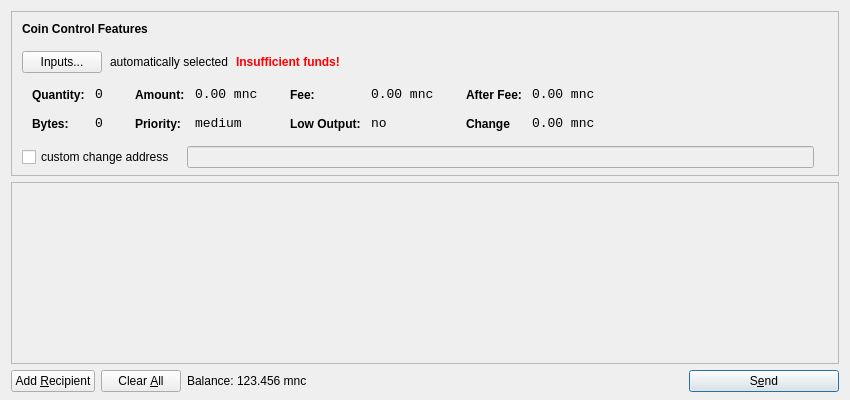
<?xml version="1.0" encoding="UTF-8"?>
<ui version="4.0">
 <class>SendCoinsDialog</class>
 <widget class="QDialog" name="SendCoinsDialog">
  <property name="geometry">
   <rect>
    <x>0</x>
    <y>0</y>
    <width>850</width>
    <height>400</height>
   </rect>
  </property>
  <property name="windowTitle">
   <string>Send Coins</string>
  </property>
  <layout class="QVBoxLayout" name="verticalLayout" stretch="0,1,0">
   <property name="bottomMargin">
    <number>8</number>
   </property>
   <item>
    <widget class="QFrame" name="frameCoinControl">
     <property name="sizePolicy">
      <sizepolicy hsizetype="Expanding" vsizetype="Expanding">
       <horstretch>0</horstretch>
       <verstretch>0</verstretch>
      </sizepolicy>
     </property>
     <property name="maximumSize">
      <size>
       <width>16777215</width>
       <height>16777215</height>
      </size>
     </property>
     <property name="frameShape">
      <enum>QFrame::StyledPanel</enum>
     </property>
     <property name="frameShadow">
      <enum>QFrame::Sunken</enum>
     </property>
     <layout class="QVBoxLayout" name="verticalLayoutCoinControl2">
      <property name="spacing">
       <number>-1</number>
      </property>
      <property name="leftMargin">
       <number>0</number>
      </property>
      <property name="topMargin">
       <number>0</number>
      </property>
      <property name="rightMargin">
       <number>0</number>
      </property>
      <property name="bottomMargin">
       <number>6</number>
      </property>
      <item>
       <layout class="QVBoxLayout" name="verticalLayoutCoinControl" stretch="0,0,0,0,1">
        <property name="spacing">
         <number>0</number>
        </property>
        <property name="leftMargin">
         <number>10</number>
        </property>
        <property name="topMargin">
         <number>10</number>
        </property>
        <item>
         <layout class="QHBoxLayout" name="horizontalLayoutCoinControl1">
          <property name="bottomMargin">
           <number>15</number>
          </property>
          <item>
           <widget class="QLabel" name="labelCoinControlFeatures">
            <property name="sizePolicy">
             <sizepolicy hsizetype="Preferred" vsizetype="Maximum">
              <horstretch>0</horstretch>
              <verstretch>0</verstretch>
             </sizepolicy>
            </property>
            <property name="font">
             <font>
              <weight>75</weight>
              <bold>true</bold>
             </font>
            </property>
            <property name="styleSheet">
             <string notr="true">font-weight:bold;</string>
            </property>
            <property name="text">
             <string>Coin Control Features</string>
            </property>
           </widget>
          </item>
         </layout>
        </item>
        <item>
         <layout class="QHBoxLayout" name="horizontalLayoutCoinControl2" stretch="0,0,0,0">
          <property name="spacing">
           <number>8</number>
          </property>
          <property name="bottomMargin">
           <number>10</number>
          </property>
          <item>
           <widget class="QPushButton" name="pushButtonCoinControl">
            <property name="styleSheet">
             <string notr="true"/>
            </property>
            <property name="text">
             <string>Inputs...</string>
            </property>
           </widget>
          </item>
          <item>
           <widget class="QLabel" name="labelCoinControlAutomaticallySelected">
            <property name="text">
             <string>automatically selected</string>
            </property>
            <property name="margin">
             <number>5</number>
            </property>
           </widget>
          </item>
          <item>
           <widget class="QLabel" name="labelCoinControlInsuffFunds">
            <property name="font">
             <font>
              <weight>75</weight>
              <bold>true</bold>
             </font>
            </property>
            <property name="styleSheet">
             <string notr="true">color:red;font-weight:bold;</string>
            </property>
            <property name="text">
             <string>Insufficient funds!</string>
            </property>
            <property name="margin">
             <number>5</number>
            </property>
           </widget>
          </item>
          <item>
           <spacer name="horizontalSpacerCoinControl">
            <property name="orientation">
             <enum>Qt::Horizontal</enum>
            </property>
            <property name="sizeHint" stdset="0">
             <size>
              <width>40</width>
              <height>1</height>
             </size>
            </property>
           </spacer>
          </item>
         </layout>
        </item>
        <item>
         <widget class="QWidget" name="widgetCoinControl" native="true">
          <property name="sizePolicy">
           <sizepolicy hsizetype="Preferred" vsizetype="Preferred">
            <horstretch>0</horstretch>
            <verstretch>0</verstretch>
           </sizepolicy>
          </property>
          <property name="minimumSize">
           <size>
            <width>0</width>
            <height>0</height>
           </size>
          </property>
          <property name="styleSheet">
           <string notr="true"/>
          </property>
          <layout class="QHBoxLayout" name="horizontalLayoutCoinControl5">
           <property name="margin">
            <number>0</number>
           </property>
           <item>
            <layout class="QHBoxLayout" name="horizontalLayoutCoinControl3" stretch="0,0,0,1">
             <property name="spacing">
              <number>20</number>
             </property>
             <property name="topMargin">
              <number>0</number>
             </property>
             <property name="bottomMargin">
              <number>10</number>
             </property>
             <item>
              <layout class="QFormLayout" name="formLayoutCoinControl1">
               <property name="horizontalSpacing">
                <number>10</number>
               </property>
               <property name="verticalSpacing">
                <number>14</number>
               </property>
               <property name="leftMargin">
                <number>10</number>
               </property>
               <property name="topMargin">
                <number>4</number>
               </property>
               <property name="rightMargin">
                <number>6</number>
               </property>
               <item row="0" column="0">
                <widget class="QLabel" name="labelCoinControlQuantityText">
                 <property name="styleSheet">
                  <string notr="true">font-weight:bold;</string>
                 </property>
                 <property name="text">
                  <string>Quantity:</string>
                 </property>
                 <property name="margin">
                  <number>0</number>
                 </property>
                </widget>
               </item>
               <item row="0" column="1">
                <widget class="QLabel" name="labelCoinControlQuantity">
                 <property name="font">
                  <font>
                   <family>Monospace</family>
                   <pointsize>10</pointsize>
                  </font>
                 </property>
                 <property name="cursor">
                  <cursorShape>IBeamCursor</cursorShape>
                 </property>
                 <property name="contextMenuPolicy">
                  <enum>Qt::ActionsContextMenu</enum>
                 </property>
                 <property name="text">
                  <string>0</string>
                 </property>
                 <property name="margin">
                  <number>0</number>
                 </property>
                 <property name="textInteractionFlags">
                  <set>Qt::LinksAccessibleByMouse|Qt::TextSelectableByKeyboard|Qt::TextSelectableByMouse</set>
                 </property>
                </widget>
               </item>
               <item row="1" column="0">
                <widget class="QLabel" name="labelCoinControlBytesText">
                 <property name="styleSheet">
                  <string notr="true">font-weight:bold;</string>
                 </property>
                 <property name="text">
                  <string>Bytes:</string>
                 </property>
                </widget>
               </item>
               <item row="1" column="1">
                <widget class="QLabel" name="labelCoinControlBytes">
                 <property name="font">
                  <font>
                   <family>Monospace</family>
                   <pointsize>10</pointsize>
                  </font>
                 </property>
                 <property name="cursor">
                  <cursorShape>IBeamCursor</cursorShape>
                 </property>
                 <property name="contextMenuPolicy">
                  <enum>Qt::ActionsContextMenu</enum>
                 </property>
                 <property name="text">
                  <string>0</string>
                 </property>
                 <property name="textInteractionFlags">
                  <set>Qt::LinksAccessibleByMouse|Qt::TextSelectableByKeyboard|Qt::TextSelectableByMouse</set>
                 </property>
                </widget>
               </item>
              </layout>
             </item>
             <item>
              <layout class="QFormLayout" name="formLayoutCoinControl2">
               <property name="horizontalSpacing">
                <number>10</number>
               </property>
               <property name="verticalSpacing">
                <number>14</number>
               </property>
               <property name="leftMargin">
                <number>6</number>
               </property>
               <property name="topMargin">
                <number>4</number>
               </property>
               <property name="rightMargin">
                <number>6</number>
               </property>
               <item row="0" column="0">
                <widget class="QLabel" name="labelCoinControlAmountText">
                 <property name="styleSheet">
                  <string notr="true">font-weight:bold;</string>
                 </property>
                 <property name="text">
                  <string>Amount:</string>
                 </property>
                 <property name="margin">
                  <number>0</number>
                 </property>
                </widget>
               </item>
               <item row="0" column="1">
                <widget class="QLabel" name="labelCoinControlAmount">
                 <property name="font">
                  <font>
                   <family>Monospace</family>
                   <pointsize>10</pointsize>
                  </font>
                 </property>
                 <property name="cursor">
                  <cursorShape>IBeamCursor</cursorShape>
                 </property>
                 <property name="contextMenuPolicy">
                  <enum>Qt::ActionsContextMenu</enum>
                 </property>
                 <property name="text">
                  <string notr="true">0.00 mnc</string>
                 </property>
                 <property name="textInteractionFlags">
                  <set>Qt::LinksAccessibleByMouse|Qt::TextSelectableByKeyboard|Qt::TextSelectableByMouse</set>
                 </property>
                </widget>
               </item>
               <item row="1" column="0">
                <widget class="QLabel" name="labelCoinControlPriorityText">
                 <property name="styleSheet">
                  <string notr="true">font-weight:bold;</string>
                 </property>
                 <property name="text">
                  <string>Priority:</string>
                 </property>
                </widget>
               </item>
               <item row="1" column="1">
                <widget class="QLabel" name="labelCoinControlPriority">
                 <property name="font">
                  <font>
                   <family>Monospace</family>
                   <pointsize>10</pointsize>
                  </font>
                 </property>
                 <property name="cursor">
                  <cursorShape>IBeamCursor</cursorShape>
                 </property>
                 <property name="contextMenuPolicy">
                  <enum>Qt::ActionsContextMenu</enum>
                 </property>
                 <property name="text">
                  <string>medium</string>
                 </property>
                 <property name="textInteractionFlags">
                  <set>Qt::LinksAccessibleByMouse|Qt::TextSelectableByKeyboard|Qt::TextSelectableByMouse</set>
                 </property>
                </widget>
               </item>
              </layout>
             </item>
             <item>
              <layout class="QFormLayout" name="formLayoutCoinControl3">
               <property name="horizontalSpacing">
                <number>10</number>
               </property>
               <property name="verticalSpacing">
                <number>14</number>
               </property>
               <property name="leftMargin">
                <number>6</number>
               </property>
               <property name="topMargin">
                <number>4</number>
               </property>
               <property name="rightMargin">
                <number>6</number>
               </property>
               <item row="0" column="0">
                <widget class="QLabel" name="labelCoinControlFeeText">
                 <property name="styleSheet">
                  <string notr="true">font-weight:bold;</string>
                 </property>
                 <property name="text">
                  <string>Fee:</string>
                 </property>
                 <property name="margin">
                  <number>0</number>
                 </property>
                </widget>
               </item>
               <item row="0" column="1">
                <widget class="QLabel" name="labelCoinControlFee">
                 <property name="font">
                  <font>
                   <family>Monospace</family>
                   <pointsize>10</pointsize>
                  </font>
                 </property>
                 <property name="cursor">
                  <cursorShape>IBeamCursor</cursorShape>
                 </property>
                 <property name="contextMenuPolicy">
                  <enum>Qt::ActionsContextMenu</enum>
                 </property>
                 <property name="text">
                  <string notr="true">0.00 mnc</string>
                 </property>
                 <property name="textInteractionFlags">
                  <set>Qt::LinksAccessibleByMouse|Qt::TextSelectableByKeyboard|Qt::TextSelectableByMouse</set>
                 </property>
                </widget>
               </item>
               <item row="1" column="0">
                <widget class="QLabel" name="labelCoinControlLowOutputText">
                 <property name="styleSheet">
                  <string notr="true">font-weight:bold;</string>
                 </property>
                 <property name="text">
                  <string>Low Output:</string>
                 </property>
                </widget>
               </item>
               <item row="1" column="1">
                <widget class="QLabel" name="labelCoinControlLowOutput">
                 <property name="font">
                  <font>
                   <family>Monospace</family>
                   <pointsize>10</pointsize>
                  </font>
                 </property>
                 <property name="cursor">
                  <cursorShape>IBeamCursor</cursorShape>
                 </property>
                 <property name="contextMenuPolicy">
                  <enum>Qt::ActionsContextMenu</enum>
                 </property>
                 <property name="text">
                  <string>no</string>
                 </property>
                 <property name="textInteractionFlags">
                  <set>Qt::LinksAccessibleByMouse|Qt::TextSelectableByKeyboard|Qt::TextSelectableByMouse</set>
                 </property>
                </widget>
               </item>
              </layout>
             </item>
             <item>
              <layout class="QFormLayout" name="formLayoutCoinControl4">
               <property name="horizontalSpacing">
                <number>10</number>
               </property>
               <property name="verticalSpacing">
                <number>14</number>
               </property>
               <property name="leftMargin">
                <number>6</number>
               </property>
               <property name="topMargin">
                <number>4</number>
               </property>
               <property name="rightMargin">
                <number>6</number>
               </property>
               <item row="0" column="0">
                <widget class="QLabel" name="labelCoinControlAfterFeeText">
                 <property name="styleSheet">
                  <string notr="true">font-weight:bold;</string>
                 </property>
                 <property name="text">
                  <string>After Fee:</string>
                 </property>
                 <property name="margin">
                  <number>0</number>
                 </property>
                </widget>
               </item>
               <item row="0" column="1">
                <widget class="QLabel" name="labelCoinControlAfterFee">
                 <property name="font">
                  <font>
                   <family>Monospace</family>
                   <pointsize>10</pointsize>
                  </font>
                 </property>
                 <property name="cursor">
                  <cursorShape>IBeamCursor</cursorShape>
                 </property>
                 <property name="contextMenuPolicy">
                  <enum>Qt::ActionsContextMenu</enum>
                 </property>
                 <property name="text">
                  <string notr="true">0.00 mnc</string>
                 </property>
                 <property name="textInteractionFlags">
                  <set>Qt::LinksAccessibleByMouse|Qt::TextSelectableByKeyboard|Qt::TextSelectableByMouse</set>
                 </property>
                </widget>
               </item>
               <item row="1" column="0">
                <widget class="QLabel" name="labelCoinControlChangeText">
                 <property name="styleSheet">
                  <string notr="true">font-weight:bold;</string>
                 </property>
                 <property name="text">
                  <string>Change</string>
                 </property>
                </widget>
               </item>
               <item row="1" column="1">
                <widget class="QLabel" name="labelCoinControlChange">
                 <property name="font">
                  <font>
                   <family>Monospace</family>
                   <pointsize>10</pointsize>
                  </font>
                 </property>
                 <property name="cursor">
                  <cursorShape>IBeamCursor</cursorShape>
                 </property>
                 <property name="contextMenuPolicy">
                  <enum>Qt::ActionsContextMenu</enum>
                 </property>
                 <property name="text">
                  <string notr="true">0.00 mnc</string>
                 </property>
                 <property name="textInteractionFlags">
                  <set>Qt::LinksAccessibleByMouse|Qt::TextSelectableByKeyboard|Qt::TextSelectableByMouse</set>
                 </property>
                </widget>
               </item>
              </layout>
             </item>
            </layout>
           </item>
          </layout>
         </widget>
        </item>
        <item>
         <layout class="QHBoxLayout" name="horizontalLayoutCoinControl4" stretch="0,0,0">
          <property name="spacing">
           <number>12</number>
          </property>
          <property name="sizeConstraint">
           <enum>QLayout::SetDefaultConstraint</enum>
          </property>
          <property name="topMargin">
           <number>5</number>
          </property>
          <property name="rightMargin">
           <number>5</number>
          </property>
          <item>
           <widget class="QCheckBox" name="checkBoxCoinControlChange">
            <property name="text">
             <string>custom change address</string>
            </property>
           </widget>
          </item>
          <item>
           <widget class="QLineEdit" name="lineEditCoinControlChange">
            <property name="enabled">
             <bool>false</bool>
            </property>
            <property name="sizePolicy">
             <sizepolicy hsizetype="Expanding" vsizetype="Fixed">
              <horstretch>0</horstretch>
              <verstretch>0</verstretch>
             </sizepolicy>
            </property>
           </widget>
          </item>
          <item>
           <widget class="QLabel" name="labelCoinControlChangeLabel">
            <property name="sizePolicy">
             <sizepolicy hsizetype="Preferred" vsizetype="Expanding">
              <horstretch>0</horstretch>
              <verstretch>0</verstretch>
             </sizepolicy>
            </property>
            <property name="minimumSize">
             <size>
              <width>0</width>
              <height>0</height>
             </size>
            </property>
            <property name="text">
             <string/>
            </property>
            <property name="margin">
             <number>3</number>
            </property>
           </widget>
          </item>
         </layout>
        </item>
        <item>
         <spacer name="verticalSpacerCoinControl">
          <property name="orientation">
           <enum>Qt::Vertical</enum>
          </property>
          <property name="sizeHint" stdset="0">
           <size>
            <width>800</width>
            <height>1</height>
           </size>
          </property>
         </spacer>
        </item>
       </layout>
      </item>
     </layout>
    </widget>
   </item>
   <item>
    <widget class="QScrollArea" name="scrollArea">
     <property name="widgetResizable">
      <bool>true</bool>
     </property>
     <widget class="QWidget" name="scrollAreaWidgetContents">
      <property name="geometry">
       <rect>
        <x>0</x>
        <y>0</y>
        <width>830</width>
        <height>165</height>
       </rect>
      </property>
      <layout class="QVBoxLayout" name="verticalLayout_2">
       <property name="margin">
        <number>0</number>
       </property>
       <item>
        <layout class="QVBoxLayout" name="entries">
         <property name="spacing">
          <number>6</number>
         </property>
        </layout>
       </item>
       <item>
        <spacer name="verticalSpacer">
         <property name="orientation">
          <enum>Qt::Vertical</enum>
         </property>
         <property name="sizeHint" stdset="0">
          <size>
           <width>20</width>
           <height>40</height>
          </size>
         </property>
        </spacer>
       </item>
      </layout>
     </widget>
    </widget>
   </item>
   <item>
    <layout class="QHBoxLayout" name="horizontalLayout">
     <item>
      <widget class="QPushButton" name="addButton">
       <property name="toolTip">
        <string>Send to multiple recipients at once</string>
       </property>
       <property name="text">
        <string>Add &amp;Recipient</string>
       </property>
       <property name="autoDefault">
        <bool>false</bool>
       </property>
      </widget>
     </item>
     <item>
      <widget class="QPushButton" name="clearButton">
       <property name="sizePolicy">
        <sizepolicy hsizetype="Minimum" vsizetype="Fixed">
         <horstretch>0</horstretch>
         <verstretch>0</verstretch>
        </sizepolicy>
       </property>
       <property name="toolTip">
        <string>Remove all transaction fields</string>
       </property>
       <property name="text">
        <string>Clear &amp;All</string>
       </property>
       <property name="autoRepeatDelay">
        <number>300</number>
       </property>
       <property name="autoDefault">
        <bool>false</bool>
       </property>
      </widget>
     </item>
     <item>
      <layout class="QHBoxLayout" name="horizontalLayout_2">
       <property name="spacing">
        <number>3</number>
       </property>
       <item>
        <widget class="QLabel" name="label">
         <property name="sizePolicy">
          <sizepolicy hsizetype="Preferred" vsizetype="Fixed">
           <horstretch>0</horstretch>
           <verstretch>0</verstretch>
          </sizepolicy>
         </property>
         <property name="text">
          <string>Balance:</string>
         </property>
        </widget>
       </item>
       <item>
        <widget class="QLabel" name="labelBalance">
         <property name="sizePolicy">
          <sizepolicy hsizetype="Preferred" vsizetype="Fixed">
           <horstretch>0</horstretch>
           <verstretch>0</verstretch>
          </sizepolicy>
         </property>
         <property name="cursor">
          <cursorShape>IBeamCursor</cursorShape>
         </property>
         <property name="text">
          <string notr="true">123.456 mnc</string>
         </property>
         <property name="textInteractionFlags">
          <set>Qt::LinksAccessibleByMouse|Qt::TextSelectableByKeyboard|Qt::TextSelectableByMouse</set>
         </property>
        </widget>
       </item>
      </layout>
     </item>
     <item>
      <spacer name="horizontalSpacer">
       <property name="orientation">
        <enum>Qt::Horizontal</enum>
       </property>
       <property name="sizeHint" stdset="0">
        <size>
         <width>40</width>
         <height>20</height>
        </size>
       </property>
      </spacer>
     </item>
     <item>
      <widget class="QPushButton" name="sendButton">
       <property name="minimumSize">
        <size>
         <width>150</width>
         <height>0</height>
        </size>
       </property>
       <property name="toolTip">
        <string>Confirm the send action</string>
       </property>
       <property name="text">
        <string>S&amp;end</string>
       </property>
       <property name="icon">
        <iconset resource="../bitcoin.qrc">
         <normaloff>:/icons/send</normaloff>:/icons/send</iconset>
       </property>
       <property name="default">
        <bool>true</bool>
       </property>
      </widget>
     </item>
    </layout>
   </item>
  </layout>
 </widget>
 <resources>
  <include location="../bitcoin.qrc"/>
 </resources>
 <connections/>
</ui>
